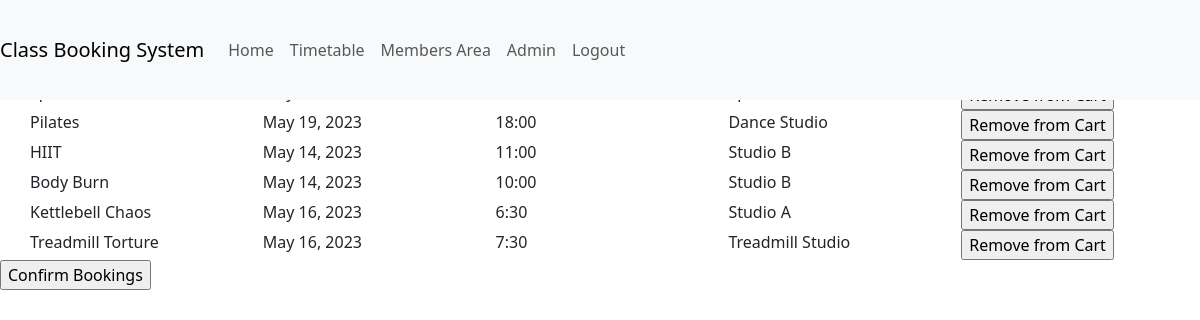
/checkout.html (signed in), run on the app's committed database.
### classbooking_app/models.py (models this page shows, shortened)
class Booking(models.Model):
    session = models.ForeignKey(Session, on_delete=models.CASCADE)
    user = models.CharField(
        max_length=50,
        null=False,
        blank=False,
        default="test_user"
        )
    confirmed = models.BooleanField(default=False)

class Session(models.Model):
    activity = models.ForeignKey(Activity, on_delete=models.CASCADE)
    date = models.DateField(default=date.today())
    time = models.TimeField(default=datetime.now())
    spaces = models.IntegerField(default=25)
    location = models.CharField(max_length=50, default='Studio A')
    running = models.BooleanField(default=True)

class Activity(models.Model):
    name = models.CharField(
        max_length=50,
        null=False,
        blank=False,
        default="test_class"
        )
    description = models.CharField(
        max_length=50,
        null=False,
        blank=False,
        default="test_description"
        )
    image = models.CharField(
        max_length=20,
        null=False,
        blank=False,
        default="test_image")
    capacity = models.IntegerField(
        null=False,
        blank=False,
        default=25
    )
    duration = models.CharField(
        max_length=5,
        null=False,
        blank=False,
        default="1hr"
    )

### classbooking_app/views.py (the view, shortened to what this page needs)
# urls.py: path('checkout.html', views.checkout, name='checkout'),
def checkout(request):
    user = request.user
    confirm_btn_class = "visible"
    confirm_msg_class = "invisible"
    existing_bookings = Booking.objects.filter(user=user)
    form_value = "y"
    context = {
        'existing_bookings': existing_bookings,
        'confirm_btn_class': confirm_btn_class,
        'confirm_msg_class': confirm_msg_class,
        'form_value': form_value
        }
    return render(request, 'classbooking_app/checkout.html', context)

### classbooking_app/templates/classbooking_app/checkout.html (shortened to what this page needs)
{% extends 'classbooking_app/base.html' %}
{% block contentbody %}
<form method="POST" id="checkout-form">
    <div class="{{ confirm_btn_class}}">
        <h1>Your Chosen Classes</h1>
        <div class="container ">
            <div class="row">
                <div class="col">Activity</div>
                <div class="col">Date</div>
                <div class="col">Time</div>
                <div class="col">Location</div>
                <div class="col"></div>
            </div>
            {% for booking in existing_bookings %}
            {% if booking.confirmed == False %}
            <div id="{{ booking.session.id}}_selected" class="row">
                <div class="col">{{ booking.session.activity.name }}</div>
                <div class="col">{{ booking.session.date }}</div>
                <div class="col">{{ booking.session.time | time:"G:i"}}</div>
                <div class="col">{{ booking.session.location }}</div>
                <div class="col">
                    <input class="remove-from-cart" type="button" id="{{ booking.session.id }}_remove" name="{{ booking.session.id }}_remove" value="Remove from Cart">
                </div>
            </div>
            {% endif %}
            {% endfor %}
        </div>
        <input id="confirm" type="submit" value="Confirm Bookings">
    </div>
</form>
{% endblock %}

### classbooking_app/static/classbooking_app/css/style.css (style rules this page uses)
.container { --bs-gutter-x: 0; }
.visible { display:block }

### data on the page
Booking: session.activity.name "Pilates", session "May 19, 2023", session.time "18:00", session.location "Dance Studio"
Booking: session.activity.name "HIIT", session "May 14, 2023", session.time "11:00", session.location "Studio B"
Booking: session.activity.name "Body Burn", session "May 14, 2023", session.time "10:00", session.location "Studio B"
Booking: session.activity.name "Kettlebell Chaos", session "May 16, 2023", session.time "6:30", session.location "Studio A"
Booking: session.activity.name "Treadmill Torture", session "May 16, 2023", session.time "7:30", session.location "Treadmill Studio"
